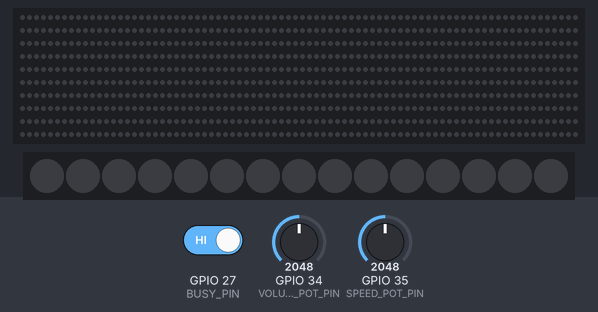
The program below on a simulated ESP32. On the bench: 800 RGB LEDs in strip order, left to right, continuing on the next row, 15 RGB LEDs in strip order, left to right. The test bench sets the inputs (shaded band); at power-on: GPIO 27 (BUSY_PIN) HIGH, GPIO 35 (SPEED_POT_PIN) = 2048, GPIO 34 (VOLUME_POT_PIN) = 2048 (analog values on the 0–4095 scale). The audio player accepts every command and is not drawn; what the program prints to the serial monitor is not drawn.

Above: at 1.3 s.
1.4 s: GPIO 27 (BUSY_PIN) driven LOW
2.9 s: GPIO 27 (BUSY_PIN) driven HIGH
At 5.2 s:
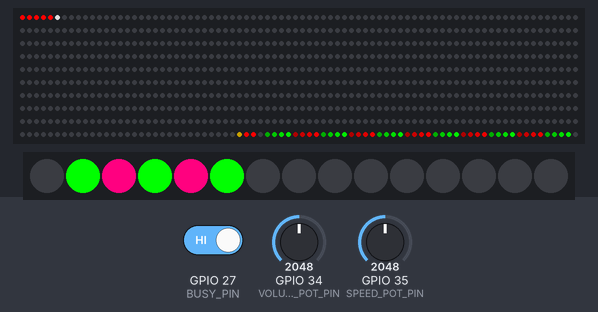
5.5 s: GPIO 27 (BUSY_PIN) driven LOW
At 5.94 s:
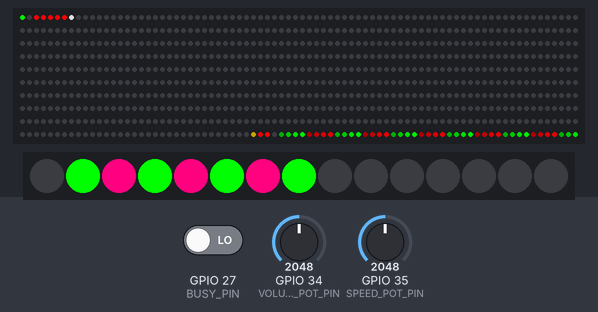
At 8.44 s:
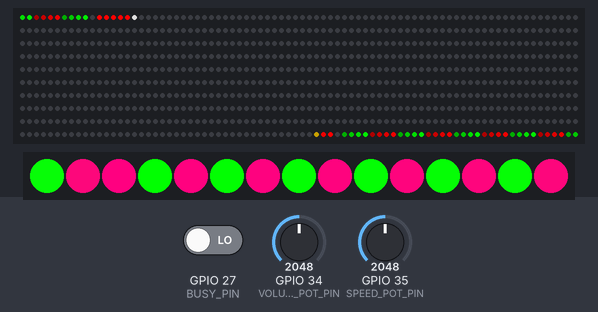
8.5 s: GPIO 35 (SPEED_POT_PIN) set to 79
At 9.4 s:
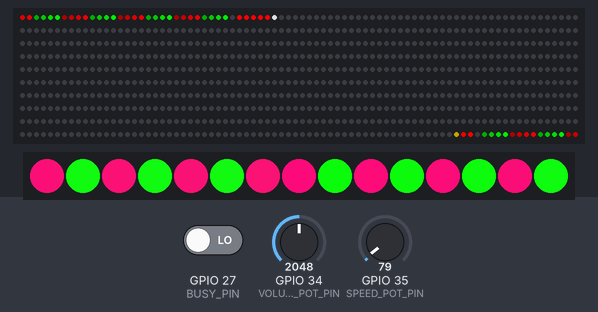

Measured:
- after the input at 1.4 s, every drawn part: stays the same
- after the input at 2.9 s, the LEDs: first change after 0.08 s (image 1 shows a later state)
- after the input at 5.5 s, the LEDs: first change at once (image 2 shows a later state)

The program:

main.cpp
```cpp
#include <Arduino.h>
#include <FastLED.h>
#include <DFRobotDFPlayerMini.h>
#include <HardwareSerial.h>

const int MP3_STATION = 13;
const int MP3_HORN = 2;
const int MP3_RUNNING = 3;
const int MP3_BELL = 4;
const int MP3_WHISTLE = 5;
const int MP3_CROSSING_HORN = 6;
const int MP3_CROSSING_BELL = 7;
const int MP3_Whistle2 = 8;
const int MP3_Crossing_Bell2 = 9;
const int MP3_ABORD = 10;
const int MP3_MerryChristmas = 11;
const int MP3_Station = 12;
const int MP3_Parked = 13;

const uint8_t NUM_CARS = 11;  // number of train cars (not including locomotive and caboose) Odd # for green before cabose.
// START_OFFSET removed — track is circular starting at index 0

// initial speed (ms between frames). We'll copy this into a mutable variable so a pot can control it.
const uint16_t TRAIN_SPEED = 220;  // default speed (ms between frames)
const uint8_t  TRAIN_VOLUME = 30;  // Volume level for DFPlayer Mini (0-30)

//DFRobot DFPlayer Mini setup
// We'll use UART2 (index 2). You can use 1 for UART1 if you prefer.
HardwareSerial ExtSerial(2);
// Pick valid pins for your wiring:
constexpr int RX_PIN = 16;  // GPIO16 (safe for RX)
constexpr int TX_PIN = 17;  // GPIO17 (safe for TX)
constexpr unsigned long BAUD = 9600;
DFRobotDFPlayerMini myDFPlayer;
// Potentiometer pins (ADC1) - using GPIO34/35 (far from UART2 on GPIO16/17) to minimize interference
constexpr int VOLUME_POT_PIN = 34; // ADC1_CH6 (GPIO34) - far from UART2, less noisy
// NOTE: Two 10k pots in parallel on the same 3.3V rail create loading that limits ADC range to ~0–450.
// SOLUTION: Add a 10–100 nF capacitor from wiper to GND (reduces noise) and map 0–450 instead of 0–4095.
// FUTURE: Upgrade to 100k pots to eliminate parallel loading, then change mapping back to 0–4095.
constexpr int VOLUME_POT_READ_INTERVAL = 250; // ms between pot reads
constexpr uint8_t VOLUME_HYST = 1; // minimum volume change to apply
// Second pot for train speed control
constexpr int SPEED_POT_PIN = 35; // ADC1_CH7 (GPIO35) - far from UART2, less noisy
constexpr uint8_t SPEED_HYST = 5; // ms delta before applying new speed
constexpr int SPEED_MIN_MS = 1;  // fastest animation delay
constexpr int SPEED_MAX_MS = 500; // slowest animation delay

constexpr int BUSY_PIN = 27; // optional pin to monitor DFPlayer busy status

constexpr uint8_t LED_PIN = 4;
constexpr uint16_t NUM_LEDS = 800;

constexpr uint8_t LED_HOUSE_PIN = 19; // House Strip of LEDS
constexpr uint16_t NUM_HOUSE_LEDS = 15; // same number for simplicity

uint8_t playerState = 0;

CRGB leds[NUM_LEDS];
CRGB ledsHouse[NUM_HOUSE_LEDS];

void QueueTrack(int track, bool waitForCompletion = true, uint8_t volume = TRAIN_VOLUME, uint16_t duration = std::numeric_limits<uint16_t>::max())
{
  static uint8_t lastVolume = 255;

  // Play an initial sound on startup (uncomment or change track as desired)
  int playerBusy = digitalRead(BUSY_PIN);
  if(playerBusy == LOW) {
    Serial.print("DFPlayer busy, stopping: ");
    myDFPlayer.stop();
    while((playerBusy=digitalRead(BUSY_PIN))!=HIGH) {
      delay(222); // wait for not busy
      Serial.print(playerBusy);
    }
    Serial.println("DFPlayer ready.");
  }
  // Only set volume if it has changed
  if(volume != lastVolume) {
    myDFPlayer.volume(volume); // Set volume value (0~30).
    lastVolume = volume;
  }
  uint32_t playerStarted = millis();
  Serial.print("Playing track: ");
  myDFPlayer.play(track); // play track 11 on the SD card - Ho Ho Ho Merry Christmas
  while(digitalRead(BUSY_PIN)!=LOW) {
    delay(10); // wait for playback to start
  }
  Serial.println(track);
  if(waitForCompletion) {
    uint32_t now = millis();
    uint32_t lastPlayCheck = now;
    Serial.print(F("Waiting, track state: "));
    delay(100);
    while(waitForCompletion && digitalRead(BUSY_PIN)==LOW) {
      now = millis();
      if (now - lastPlayCheck >= 500) {
        //waitForCompletion = !digitalRead(BUSY_PIN); // simulate readState() using BUSY pin
        if (now-playerStarted >= duration) {
          Serial.println(F(" Track duration exceeded, stopping playback."));
          myDFPlayer.stop();
          delay(222); // small delay to allow stop command to take effect
          //waitForCompletion = false;
        }
        Serial.print(waitForCompletion);
        lastPlayCheck = now;
      }
      delay(10); // small delay to avoid busy loop
    }
    Serial.print(F(" Track complete. Duration: "));
    Serial.println(now - playerStarted);
  }
}

void setup() {
  // put your setup code here, to run once:
  Serial.begin(9600);

  FastLED.addLeds<WS2812, LED_PIN, GRB>(leds, NUM_LEDS);
  FastLED.addLeds<WS2812, LED_HOUSE_PIN, GRB>(ledsHouse, NUM_HOUSE_LEDS); // same LED array for simplicity
  FastLED.setBrightness(255); // 0..255 (128 ~ 50%)

  // Initialize DFPlayer Mini
  ExtSerial.begin(9600, SERIAL_8N1, RX_PIN, TX_PIN ); // Initialize Serial for debug output

  pinMode(BUSY_PIN, INPUT);
  Serial.println();
  Serial.println(F("DFRobot DFPlayer Mini Demo"));
  Serial.println(F("Initializing DFPlayer ... (May take 3~5 seconds)"));

  if (!myDFPlayer.begin(ExtSerial)) {  //Use softwareSerial to communicate with mp3.
    Serial.println(F("Unable to begin:"));
    Serial.println(F("1.Please recheck the connection!"));
    Serial.println(F("2.Please insert the SD card!"));
    while(true){
      delay(0); // Code to compatible with ESP8266 watch dog.
    }
  }
  Serial.println(F("DFPlayer Mini online."));

  /*
  */
  // configure ADC pin
  analogReadResolution(12); // 12-bit ADC (0-4095)
  // Ensure full-scale range up to 3.3V on the ADC pin
  analogSetPinAttenuation(VOLUME_POT_PIN, ADC_11db);
  // Configure attenuation for the speed pot as well
  analogSetPinAttenuation(SPEED_POT_PIN, ADC_11db);
  Serial.println(F("ADC configured: 12-bit resolution, 11dB attenuation"));
  // nothing else required for ADC1 pins on ESP32

  QueueTrack(11, true, TRAIN_VOLUME); // Play initial track 11 and wait for completion
}

void SantaStop() {
  Serial.println(F("Santa Stop Triggered!"));

  QueueTrack(MP3_MerryChristmas, false, TRAIN_VOLUME); // Play track 12 and wait for completion

  // Chase lights from ends to middle while Santa is talking
  FastLED.setBrightness(128); // 0..255 (128 ~ 50%)

  int step = 0;
  const int maxSteps = (NUM_HOUSE_LEDS + 1) / 2;

  while(digitalRead(BUSY_PIN) == LOW) {
    fill_solid(ledsHouse, NUM_HOUSE_LEDS, CRGB::Black);

    // Light up pixels from both ends moving inward
    ledsHouse[step] = CRGB(100, 100, 100);
    ledsHouse[NUM_HOUSE_LEDS - 1 - step] = CRGB(100, 100, 100);

    FastLED.show();
    delay(150);

    step++;
    if(step >= maxSteps) {
      step = 0;
    }
  }

  fill_solid(ledsHouse, NUM_HOUSE_LEDS, CRGB::Black);
  FastLED.show();
  FastLED.setBrightness(255); // 0..255 (128 ~ 50%)

}

const int SantaStopPosition = 700; // position index to trigger Santa stop

void loop() {
  constexpr uint16_t END_OF_LINE_INDEX = NUM_LEDS-2; // position before looping back to start
  static uint32_t lastPotRead = 0;
  static uint8_t currentVolume = TRAIN_VOLUME;
  static uint32_t lastSpeedRead = 0;
  static int trainSpeedMs = TRAIN_SPEED; // mutable copy controlled by pot
  static uint32_t lastPlayCheck = millis();
  static bool playbackInitialized = false;  // flag to start chugging sounds on first loop
  static uint16_t i = 0;
  static uint8_t lastPlayTrack = 0;

    // Read potentiometer periodically and map to volume 0-30
  uint32_t now = millis();

  if (now - lastPotRead >= VOLUME_POT_READ_INTERVAL) {
    lastPotRead = now;
    int raw = analogRead(VOLUME_POT_PIN); // 0..4095
  // map to 0..30 (12-bit ADC range is 0..4095)
  uint8_t vol = map(raw, 0, 4095, 0, 30);
    if (vol > 30) vol = 30;
    if (vol < 0) vol = 0;
    if (vol + VOLUME_HYST < currentVolume || vol > currentVolume + VOLUME_HYST) {
      currentVolume = vol;
      myDFPlayer.volume(currentVolume);
      Serial.print(F("Raw ADC: "));
      Serial.print(raw);
      Serial.print(F(" -> Mapped volume: "));
      Serial.println(currentVolume);
    }
  }

  // Read speed pot periodically and map to speed range
  if (now - lastSpeedRead >= VOLUME_POT_READ_INTERVAL) {
    lastSpeedRead = now;
    int raw2 = analogRead(SPEED_POT_PIN);
    int mapped = map(raw2, 0, 4095, SPEED_MIN_MS, SPEED_MAX_MS);
    if (abs(mapped - trainSpeedMs) > SPEED_HYST) {
      trainSpeedMs = mapped;
      Serial.print(F("Raw speed ADC: "));
      Serial.print(raw2);
      Serial.print(F(" -> trainSpeedMs: "));
      Serial.println(trainSpeedMs);
    }
  }

  // Clear all LEDs
  fill_solid(leds, NUM_LEDS, CRGB::Black);
  //fill_solid(ledsHouse, NUM_HOUSE_LEDS, CRGB::Black); // same LED array for simplicity

  // Simple train: one white headlight ahead + multi-LED red locomotive + trailing cars
  const uint8_t LOCO_REDS = 5; // number of red LEDs for the locomotive body
  // white headlight ahead (wraps circularly)
  leds[(i + 1) % NUM_LEDS] = CRGB(150, 150, 150);

  if(i%2==0) {
    ledsHouse[(i + 1) % NUM_HOUSE_LEDS] = CRGB(i%255/2, 255-i%255/2, i%128/2);  // simple moving color pattern for house strip
  } else {
    ledsHouse[(i + 1) % NUM_HOUSE_LEDS] = CRGB(255-i%255/2, i%255/2, 128-i%128/2);  // simple moving color pattern for house strip
  }

  // Draw locomotive body as LOCO_REDS red LEDs behind the headlight (wrap indices)
  for (uint8_t r = 0; r < LOCO_REDS; r++) {
    uint16_t idx = (i + NUM_LEDS - r) % NUM_LEDS;
    leds[idx] = CRGB::Red;
  }

  // Draw trailing cars (4 LEDs each, alternating green and red), starting after the locomotive
  for (uint8_t car = 0; car < NUM_CARS; car++) {
    uint16_t offset = LOCO_REDS + (car * 4);  // Each car starts after the locomotive
    CRGB color = (car % 2 == 0) ? CRGB(0, 200, 0) : CRGB(200, 0, 0);  // green, red, green, red...
    uint16_t base = (i + NUM_LEDS - offset - 1) % NUM_LEDS;
    leds[base] = color;
    leds[(base + NUM_LEDS - 1) % NUM_LEDS] = CRGB(color.r * 0.75, color.g * 0.75, color.b * 0.75);
    leds[(base + NUM_LEDS - 2) % NUM_LEDS] = CRGB(color.r * 0.5, color.g * 0.5, color.b * 0.5);
    leds[(base + NUM_LEDS - 3) % NUM_LEDS] = CRGB(color.r * 0.25, color.g * 0.25, color.b * 0.25);
  }

  // Then add a dedicated caboose after the cars
  uint16_t caboseStart = LOCO_REDS + (NUM_CARS * 4) + 1;
  // caboose (wrap indices)
  uint16_t baseCab = (i + NUM_LEDS - caboseStart - 1) % NUM_LEDS;
  leds[baseCab] = CRGB(255, 0, 0);
  leds[(baseCab + NUM_LEDS - 1) % NUM_LEDS] = CRGB(200, 0, 0);
  leds[(baseCab + NUM_LEDS - 2) % NUM_LEDS] = CRGB(100, 80, 0);

  FastLED.show();
  delay(trainSpeedMs);

  if(i == SantaStopPosition) {
    SantaStop();
  }

  if( (i!=END_OF_LINE_INDEX) && (now - lastPlayCheck >= 1000) ) {
    if(digitalRead(BUSY_PIN)==HIGH) { // simulate readState() using BUSY pin
      Serial.println(F("Not Busy - Queuing Next"));
      QueueTrack(++lastPlayTrack%9 + 1, false, currentVolume);  // play chugging sound
      lastPlayCheck = now;
    }
  }

  if(i==END_OF_LINE_INDEX) {
    static ulong routeCounter = 0;
    Serial.println("________________________________________________________________");
    Serial.print(F("End of line reached, route count: "));
    Serial.println(++routeCounter);
    //QueueTrack(11, true, currentVolume); // Play track 11 at end of loop
    QueueTrack(7, true, currentVolume,5000);  // Play whistle sound
    QueueTrack(10, true, currentVolume); // Play at end of loop
  }

  // Move to next position (wrap circularly)
  i = (i + 1) % NUM_LEDS;
  if(i%100==0) {
    Serial.print(F("Train position i: "));
    Serial.println(i);
  }
}
```
